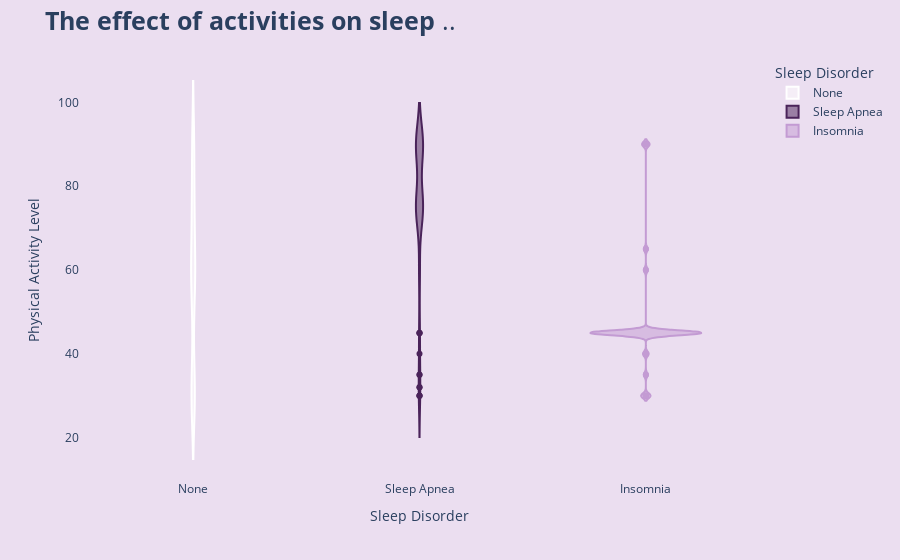

Notebook code for this chart:
### Code cell
fig = px.violin(sleep_data, x="Sleep Disorder",y='Physical Activity Level',
                 color='Sleep Disorder',
                 color_discrete_sequence=['white','#4A235A','#C39BD3'],
                 violinmode='overlay')
               
    
fig.update_layout(title='<b>The effect of activities on sleep </b>..',
                 title_font={'size':25},
                 paper_bgcolor='#EBDEF0',
                 plot_bgcolor='#EBDEF0')

fig.update_yaxes(showgrid=False)
fig.show()

### Figure 1 — Plotly figure (JSON) as saved in the notebook; plotly's stock layout.template omitted (floating-point values rounded to 4 significant figures; data arrays with more than 128 entries replaced by an {"elided": "..."} marker saying what was removed)
{"data": [{"alignmentgroup": "True", "box": {"visible": false}, "hovertemplate": "Sleep Disorder=%{x}<br>Physical Activity Level=%{y}<extra></extra>", "legendgroup": "None", "marker": {"color": "white"}, "name": "None", "offsetgroup": "None", "orientation": "v", "scalegroup": "True", "showlegend": true, "type": "violin", "x": {"elided": "219 str values"}, "x0": " ", "xaxis": "x", "y": {"elided": "219 int values"}, "y0": " ", "yaxis": "y"}, {"alignmentgroup": "True", "box": {"visible": false}, "hovertemplate": "Sleep Disorder=%{x}<br>Physical Activity Level=%{y}<extra></extra>", "legendgroup": "Sleep Apnea", "marker": {"color": "#4A235A"}, "name": "Sleep Apnea", "offsetgroup": "Sleep Apnea", "orientation": "v", "scalegroup": "True", "showlegend": true, "type": "violin", "x": ["Sleep Apnea", "Sleep Apnea", "Sleep Apnea", "Sleep Apnea", "Sleep Apnea", "Sleep Apnea", "Sleep Apnea", "Sleep Apnea", "Sleep Apnea", "Sleep Apnea", "Sleep Apnea", "Sleep Apnea", "Sleep Apnea", "Sleep Apnea", "Sleep Apnea", "Sleep Apnea", "Sleep Apnea", "Sleep Apnea", "Sleep Apnea", "Sleep Apnea", "Sleep Apnea", "Sleep Apnea", "Sleep Apnea", "Sleep Apnea", "Sleep Apnea", "Sleep Apnea", "Sleep Apnea", "Sleep Apnea", "Sleep Apnea", "Sleep Apnea", "Sleep Apnea", "Sleep Apnea", "Sleep Apnea", "Sleep Apnea", "Sleep Apnea", "Sleep Apnea", "Sleep Apnea", "Sleep Apnea", "Sleep Apnea", "Sleep Apnea", "Sleep Apnea", "Sleep Apnea", "Sleep Apnea", "Sleep Apnea", "Sleep Apnea", "Sleep Apnea", "Sleep Apnea", "Sleep Apnea", "Sleep Apnea", "Sleep Apnea", "Sleep Apnea", "Sleep Apnea", "Sleep Apnea", "Sleep Apnea", "Sleep Apnea", "Sleep Apnea", "Sleep Apnea", "Sleep Apnea", "Sleep Apnea", "Sleep Apnea", "Sleep Apnea", "Sleep Apnea", "Sleep Apnea", "Sleep Apnea", "Sleep Apnea", "Sleep Apnea", "Sleep Apnea", "Sleep Apnea", "Sleep Apnea", "Sleep Apnea", "Sleep Apnea", "Sleep Apnea", "Sleep Apnea", "Sleep Apnea", "Sleep Apnea", "Sleep Apnea", "Sleep Apnea", "Sleep Apnea"], "x0": " ", "xaxis": "x", "y": [30, 30, 40, 30, 35, 75, 32, 32, 60, 35, 60, 60, 60, 45, 45, 90, 45, 90, 90, 90, 90, 90, 90, 90, 90, 90, 85, 85, 90, 90, 90, 90, 90, 90, 90, 90, 90, 90, 90, 90, 90, 90, 90, 90, 90, 90, 90, 90, 75, 75, 75, 75, 75, 75, 75, 75, 75, 75, 75, 75, 75, 75, 75, 75, 75, 75, 75, 75, 75, 75, 75, 75, 75, 75, 75, 75, 75, 75], "y0": " ", "yaxis": "y"}, {"alignmentgroup": "True", "box": {"visible": false}, "hovertemplate": "Sleep Disorder=%{x}<br>Physical Activity Level=%{y}<extra></extra>", "legendgroup": "Insomnia", "marker": {"color": "#C39BD3"}, "name": "Insomnia", "offsetgroup": "Insomnia", "orientation": "v", "scalegroup": "True", "showlegend": true, "type": "violin", "x": ["Insomnia", "Insomnia", "Insomnia", "Insomnia", "Insomnia", "Insomnia", "Insomnia", "Insomnia", "Insomnia", "Insomnia", "Insomnia", "Insomnia", "Insomnia", "Insomnia", "Insomnia", "Insomnia", "Insomnia", "Insomnia", "Insomnia", "Insomnia", "Insomnia", "Insomnia", "Insomnia", "Insomnia", "Insomnia", "Insomnia", "Insomnia", "Insomnia", "Insomnia", "Insomnia", "Insomnia", "Insomnia", "Insomnia", "Insomnia", "Insomnia", "Insomnia", "Insomnia", "Insomnia", "Insomnia", "Insomnia", "Insomnia", "Insomnia", "Insomnia", "Insomnia", "Insomnia", "Insomnia", "Insomnia", "Insomnia", "Insomnia", "Insomnia", "Insomnia", "Insomnia", "Insomnia", "Insomnia", "Insomnia", "Insomnia", "Insomnia", "Insomnia", "Insomnia", "Insomnia", "Insomnia", "Insomnia", "Insomnia", "Insomnia", "Insomnia", "Insomnia", "Insomnia", "Insomnia", "Insomnia", "Insomnia", "Insomnia", "Insomnia", "Insomnia", "Insomnia", "Insomnia", "Insomnia", "Insomnia"], "x0": " ", "xaxis": "x", "y": [30, 40, 40, 35, 30, 60, 35, 60, 40, 90, 45, 45, 45, 45, 45, 45, 45, 45, 45, 45, 45, 45, 45, 45, 45, 45, 90, 90, 45, 45, 45, 45, 45, 45, 45, 45, 45, 45, 45, 45, 45, 45, 45, 45, 45, 45, 45, 45, 45, 45, 45, 45, 45, 45, 45, 45, 30, 30, 45, 45, 45, 45, 45, 45, 45, 45, 45, 65, 65, 90, 45, 45, 45, 45, 45, 45, 30], "y0": " ", "yaxis": "y"}], "layout": {"legend": {"title": {"text": "Sleep Disorder"}, "tracegroupgap": 0}, "margin": {"t": 60}, "paper_bgcolor": "#EBDEF0", "plot_bgcolor": "#EBDEF0", "title": {"font": {"size": 25}, "text": "<b>The effect of activities on sleep </b>.."}, "violinmode": "overlay", "xaxis": {"anchor": "y", "categoryarray": ["None", "Sleep Apnea", "Insomnia"], "categoryorder": "array", "domain": [0, 1], "title": {"text": "Sleep Disorder"}}, "yaxis": {"anchor": "x", "domain": [0, 1], "showgrid": false, "title": {"text": "Physical Activity Level"}}}}
